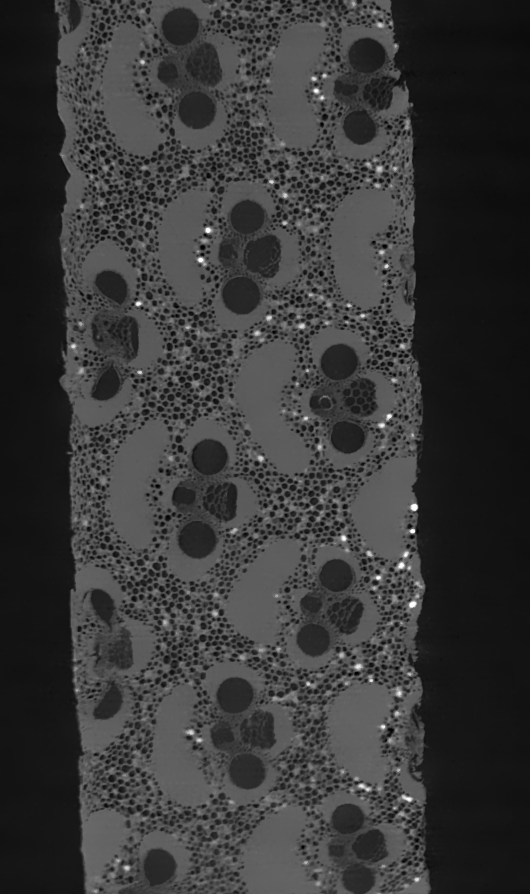
#> input picture Trabalho 8/TI_0001.tif, 530 x 894 px
$ jupyter execute Ex1.ipynb
#> lines starting #> are read from the running program, lines starting #| are printed output that depends on the picture; after the words box and inside, x2 and y2 are one past the last pixel; in counts of white or black regions, pixels touching at a corner belong together
# Preâmbulo

Segmentação de Imagem é um processo que analisa uma imagem, e é capaz de separar os diversos componente de compoem aquela imagem, e com isso ser capaz de dectar objetos e padrões em imagens.

Por exemplo na imagem do bambu utilizada para este trabalho temos como objetivo destacar a area correspondentes à esclerênquima.

# Código

[cell 1]
import cv2
import numpy as np
from matplotlib import pyplot as plt
import matplotlib as mpl

[cell 2]
def plot_imagem_cinza(img,titulo):
    plt.imshow(img,cmap = 'gray')
    plt.title(titulo), plt.xticks([]), plt.yticks([])
    plt.show()

[cell 3]
def plot_imagem(img,titulo):
    plt.imshow(img)
    plt.title(titulo), plt.xticks([]), plt.yticks([])
    plt.show()

[cell 4]
imgname = 'TI_0001.tif'
img = cv2.imread(imgname,0)
#> img is the input picture: shape (894, 530); min 0, max 255, mean 56.1
plot_imagem_cinza(img,'Bambu')

Nesta imagem do bambu a parte correspondente à esclerênquima são os grupos de píxeis um pouco acinzentados, para ressaltar essas áreas faremos uma limearização com um linear empiricamente definido.

[cell 5]
linear = 80
img_linear = np.where(img < linear, img, 255)
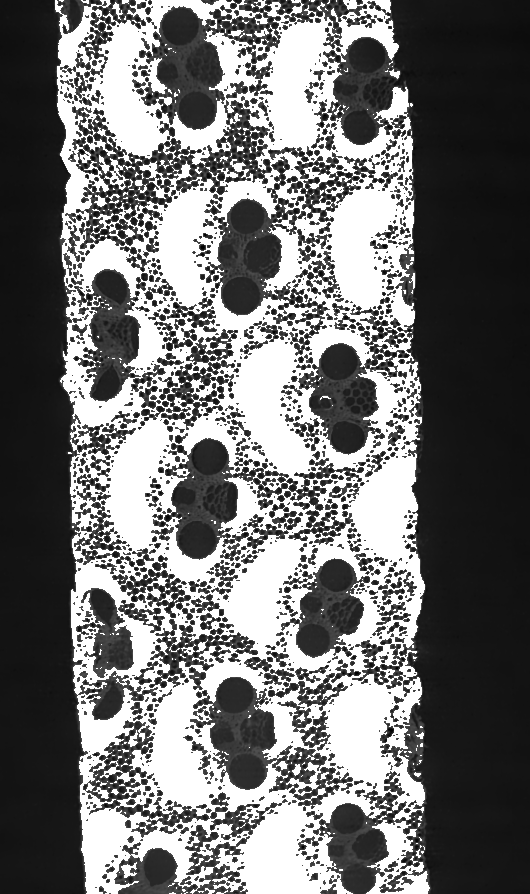
#> img_linear: shape (894, 530); min 0, max 255, mean 114.1
img_linear = np.where(img >= linear, img_linear,0)
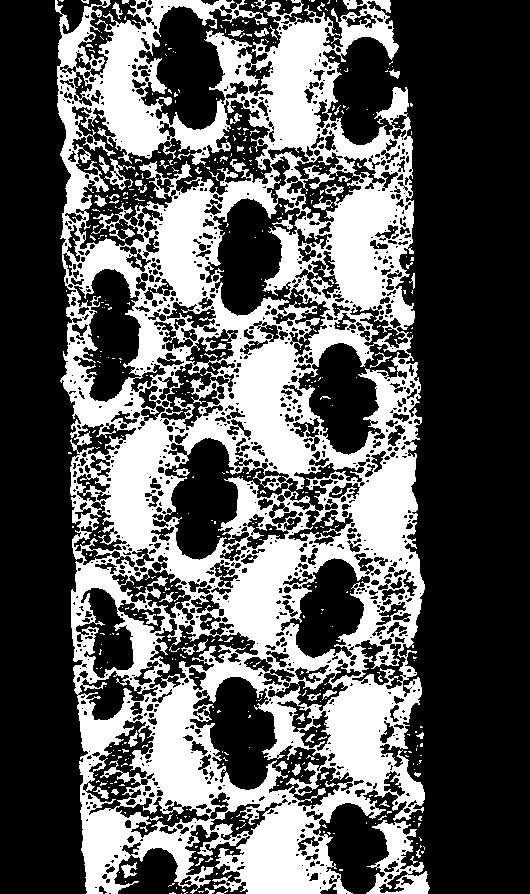
#> img_linear: shape (894, 530); 36% white; 520 white regions (456 under 20 px), largest, box (x1, y1, x2, y2) and area: (55, 0, 425, 894) 163470, (366, 820, 430, 894) 2072, (104, 158, 135, 190) 252
plot_imagem_cinza(img_linear,'Bambu Linear')

Com a imagem limearizada temos as areas de interesse bem destacadas com intensidade 255, e para conseguir obter apenas essa areas iremos aplicar um filtro top-hat, faremos a diferença com a imagem original a fim de obter apenas as areas mais claras, removendo os outros detalhes.

[cell 6]
kernel = np.ones((9,9),np.uint8)
erosao = cv2.erode(img_linear,kernel,iterations = 1)
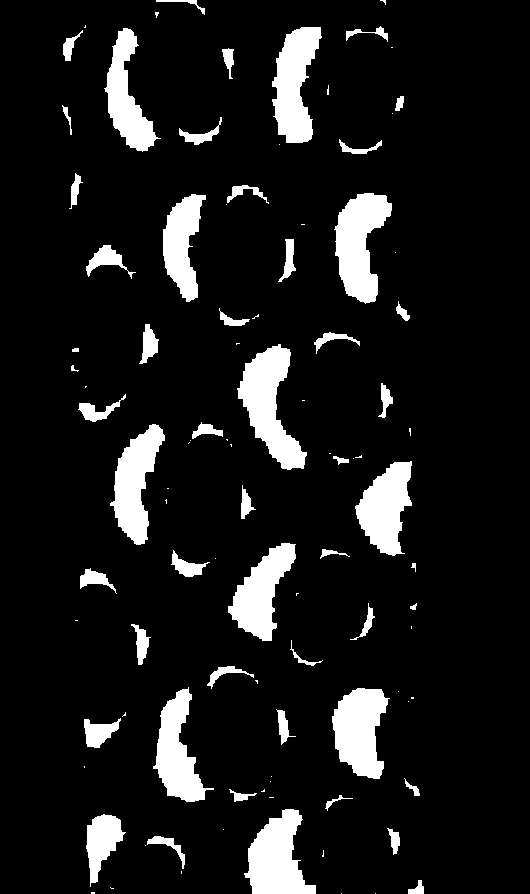
#> erosao: shape (894, 530); 10.2% white; 98 white regions (46 under 20 px), largest, box (x1, y1, x2, y2) and area: (237, 344, 307, 470) 4128, (334, 193, 392, 304) 3841, (244, 809, 316, 894) 3693
abertura = cv2.dilate(erosao,kernel,iterations = 1)
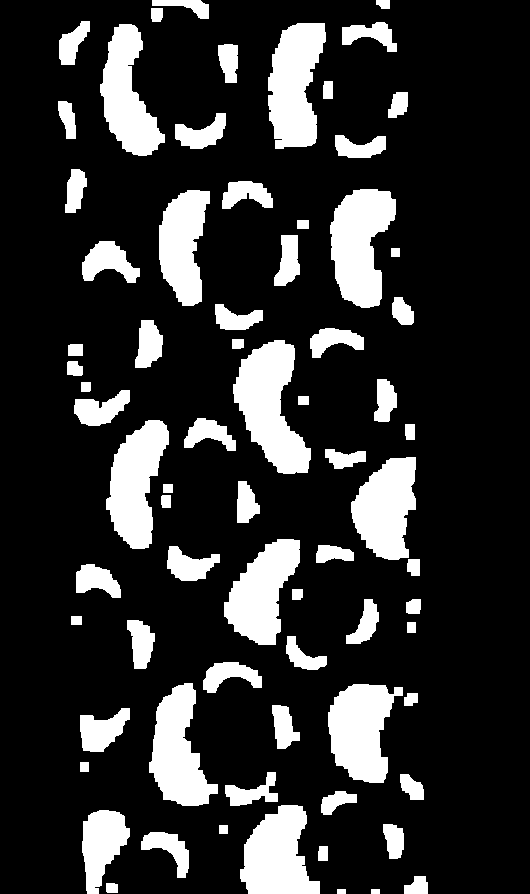
#> abertura: shape (894, 530); 18.7% white; 73 white regions, largest, box (x1, y1, x2, y2) and area: (233, 340, 311, 474) 5896, (330, 189, 396, 308) 5369, (268, 23, 326, 149) 5265
top_hat = img_linear - abertura
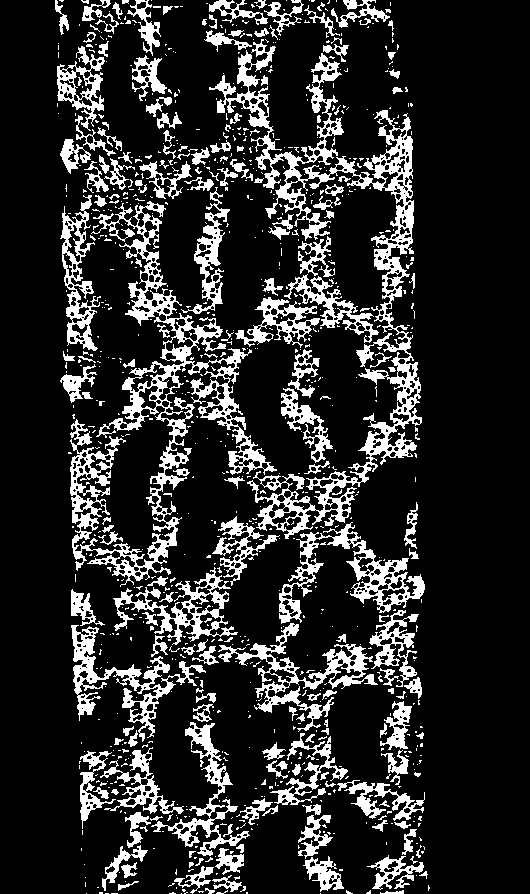
#> top_hat: shape (894, 530); 17.4% white; 909 white regions (723 under 20 px), largest, box (x1, y1, x2, y2) and area: (209, 39, 422, 539) 14570, (70, 201, 277, 587) 12703, (218, 623, 378, 732) 3405
segmentacao_discos = img_linear - top_hat
plot_imagem_cinza(segmentacao_discos,'Imagem Segmentada')

A fim de realçar na imagem original as áreas em destaque pela segmentação iremos gerar uma imagem RGB onde no canal G teremos uma imagem com um realce nas áreas destacadas pela segmentação.

[cell 7]
verde = np.where(segmentacao_discos == 0, img, 255)
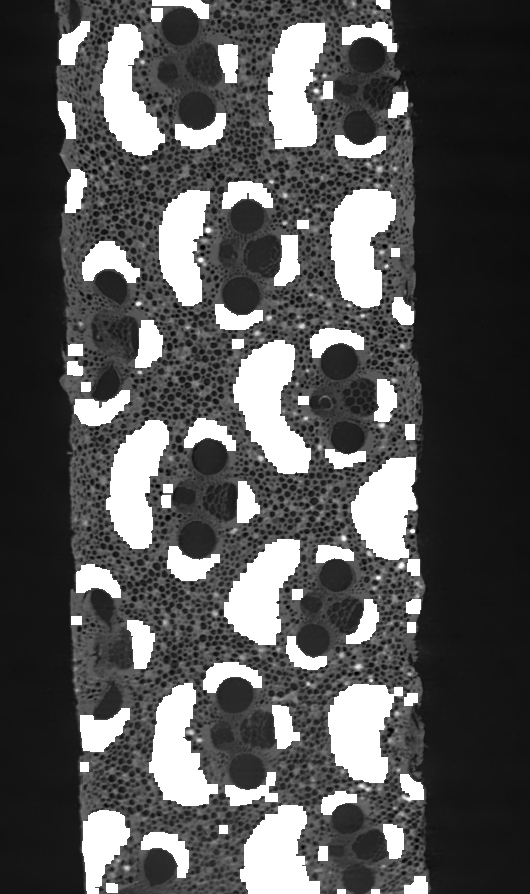
#> verde: shape (894, 530); min 0, max 255, mean 86.2
img_rgb = cv2.merge((img,verde,img))
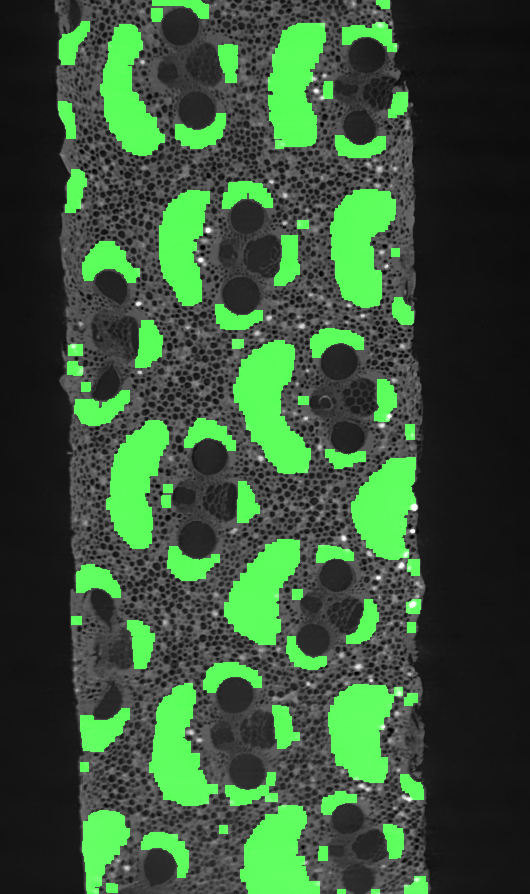
#> img_rgb: shape (894, 530, 3); mean of channels 0, 1, 2 56.1, 86.2, 56.1; drawn as B, G, R
plot_imagem(img_rgb, "Bambo Limearidado")
